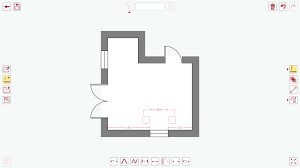
#> input picture images/image.png, 300 x 168 px
$ python doordetector.py
#> lines starting #> are read from the running program, lines starting #| are printed output that depends on the picture
import cv2 as cv

img = cv.imread("images/image.png")
#> img is the input picture: shape (168, 300, 3); mean B, G, R 242.9, 243.8, 240.5
bw = cv.cvtColor(img,cv.COLOR_BGR2GRAY)
resized = cv.resize(img,(700,500))
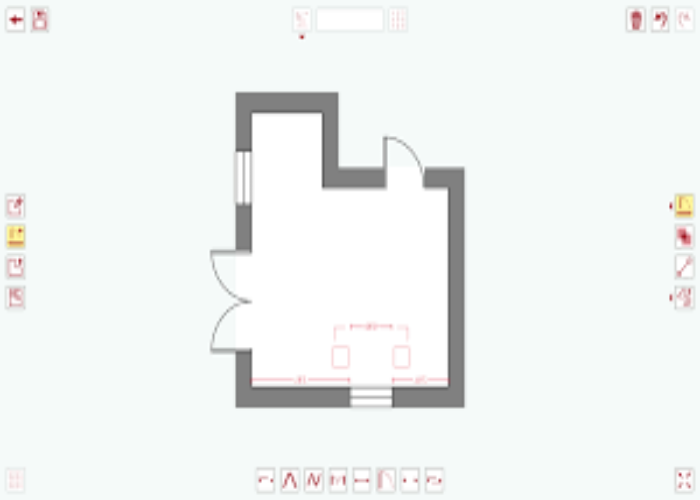
#> resized: shape (500, 700, 3); mean B, G, R 242.9, 243.8, 240.4
canny = cv.Canny(resized,50,300)
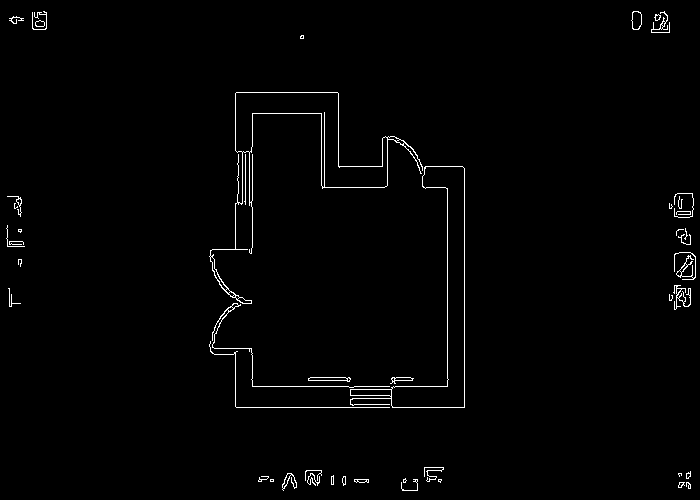
#> canny: shape (500, 700); 1.3% white in thin lines or dots
cv.imshow("image",img)
cv.imshow("bw",bw)
cv.imshow("canny",canny)
cv.waitKey(0)
